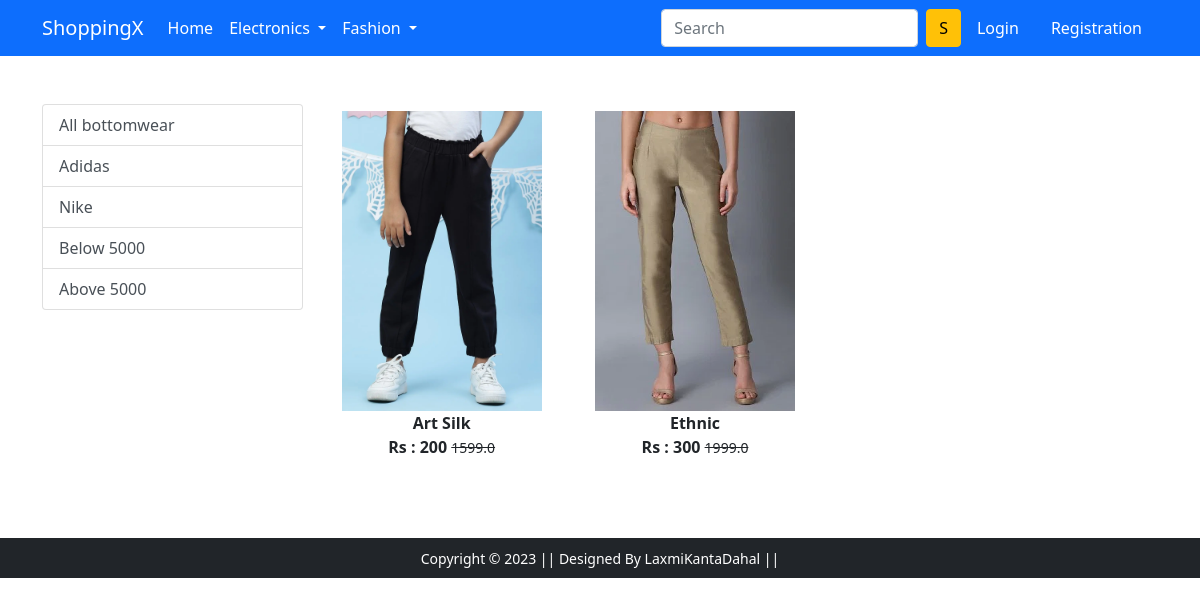
The app's page /bottomwear/ with its own data.
### app/models.py (models this page shows, shortened)
class Product(models.Model):
    title=models.CharField(max_length=100)
    selling_price=models.FloatField()
    discounted_price=models.IntegerField()
    description=models.TextField(blank=True)
    brand=models.CharField(max_length=100)
    category=models.CharField(choices=CATEGORY_CHOICES,max_length=2)
    product_img=models.ImageField(upload_to='productimg')

### app/views.py (the view)
# urls.py: path('bottomwear/', views.bottomwear, name='bottomwear'),
def bottomwear(request,data=None):
    if data==None:
        bottomwear=Product.objects.filter(category='BW')
    elif data=='adidas' or data=='nike':
        bottomwear=Product.objects.filter(category='BW').filter(brand=data)
    elif data=='below':
        bottomwear=Product.objects.filter(category='BW').filter(discounted_price__lt=5001)
    elif data=='above':
        bottomwear=Product.objects.filter(category='BW').filter(discounted_price__gt=5000)
    return render(request, 'app/bottomwear.html',{'bottomwear':bottomwear})

### app/templates/app/bottomwear.html (shortened to what this page needs)
{% extends 'app/base.html' %}
{% load static %}
{% block main-content %}
<div class="container my-5">
 <div class="row">
  <div class="col-sm-3">
   <div class="list-group">
    <a href="{% url 'bottomwear' %}" class="list-group-item list-group-item-action" aria-current="true">All bottomwear</a>
    <a href="{% url 'bottomweardata' 'adidas' %}" class="list-group-item list-group-item-action" aria-current="true">Adidas</a>
    <a href="{% url 'bottomweardata' 'nike' %}" class="list-group-item list-group-item-action" aria-current="true">Nike</a>
    <a href="{% url 'bottomweardata' 'below' %}" class="list-group-item list-group-item-action" aria-current="true">Below 5000</a>
    <a href="{% url 'bottomweardata' 'above' %}" class="list-group-item list-group-item-action" aria-current="true">Above 5000</a>
   </div>
  </div>
  <div class="col-sm-8">
    <div class="row">
        {% for product in bottomwear %}
        <div class="col-sm-4 text-center mb-4">
            <a href="{% url 'product-detail' product.id %}" class="btn">
                <div class="item">
                <img src="{{ product.product_img.url }}" alt="" height="300" class="">
                <div class="fw-bold">{{product.title}}</div>
                <div class="fw-bold">Rs : {{product.discounted_price}}
                <small class="fw-light text-decoration-line-through">{{product.selling_price}}</small></div>
            </div>
        </a>
    </div>
        {% endfor %}
  </div>
 </div>
</div>
</div>
{% endblock main-content %}

### records on screen
Product: product_img (picture), title "Art Silk", discounted_price "200", selling_price "1599.0"
Product: product_img (picture), title "Ethnic", discounted_price "300", selling_price "1999.0"
